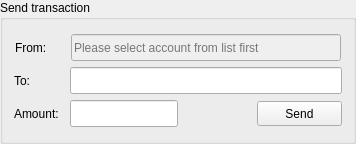
                 <widget class="QGroupBox" name="sendTxGpBox">
                  <property name="minimumSize">
                   <size>
                    <width>315</width>
                    <height>0</height>
                   </size>
                  </property>
                  <property name="title">
                   <string>Send transaction</string>
                  </property>
                  <layout class="QVBoxLayout" name="verticalLayout_29">
                   <item>
                    <layout class="QVBoxLayout" name="verticalLayout_28">
                     <property name="spacing">
                      <number>6</number>
                     </property>
                     <property name="topMargin">
                      <number>3</number>
                     </property>
                     <property name="bottomMargin">
                      <number>3</number>
                     </property>
                     <item>
                      <layout class="QHBoxLayout" name="horizontalLayout_31">
                       <property name="leftMargin">
                        <number>1</number>
                       </property>
                       <property name="rightMargin">
                        <number>1</number>
                       </property>
                       <item>
                        <widget class="QLabel" name="fromHintLabel">
                         <property name="minimumSize">
                          <size>
                           <width>50</width>
                           <height>25</height>
                          </size>
                         </property>
                         <property name="maximumSize">
                          <size>
                           <width>50</width>
                           <height>25</height>
                          </size>
                         </property>
                         <property name="text">
                          <string>From:</string>
                         </property>
                        </widget>
                       </item>
                       <item>
                        <widget class="QLineEdit" name="sendTxFromLineEdit">
                         <property name="enabled">
                          <bool>false</bool>
                         </property>
                         <property name="minimumSize">
                          <size>
                           <width>270</width>
                           <height>27</height>
                          </size>
                         </property>
                         <property name="placeholderText">
                          <string>Please select account from list first</string>
                         </property>
                        </widget>
                       </item>
                      </layout>
                     </item>
                     <item>
                      <layout class="QHBoxLayout" name="horizontalLayout_33">
                       <item>
                        <widget class="QLabel" name="toHintLabel">
                         <property name="minimumSize">
                          <size>
                           <width>50</width>
                           <height>25</height>
                          </size>
                         </property>
                         <property name="maximumSize">
                          <size>
                           <width>50</width>
                           <height>25</height>
                          </size>
                         </property>
                         <property name="text">
                          <string>To:</string>
                         </property>
                        </widget>
                       </item>
                       <item>
                        <widget class="QLineEdit" name="sendTxToLineEdit">
                         <property name="minimumSize">
                          <size>
                           <width>0</width>
                           <height>27</height>
                          </size>
                         </property>
                        </widget>
                       </item>
                      </layout>
                     </item>
                     <item>
                      <layout class="QHBoxLayout" name="horizontalLayout_34">
                       <item>
                        <widget class="QLabel" name="amountHintLabel">
                         <property name="minimumSize">
                          <size>
                           <width>50</width>
                           <height>25</height>
                          </size>
                         </property>
                         <property name="maximumSize">
                          <size>
                           <width>50</width>
                           <height>25</height>
                          </size>
                         </property>
                         <property name="text">
                          <string>Amount:</string>
                         </property>
                        </widget>
                       </item>
                       <item>
                        <widget class="QLineEdit" name="sendTxAmtLineEdit">
                         <property name="minimumSize">
                          <size>
                           <width>0</width>
                           <height>27</height>
                          </size>
                         </property>
                        </widget>
                       </item>
                       <item>
                        <spacer name="horizontalSpacer_44">
                         <property name="orientation">
                          <enum>Qt::Horizontal</enum>
                         </property>
                         <property name="sizeHint" stdset="0">
                          <size>
                           <width>60</width>
                           <height>20</height>
                          </size>
                         </property>
                        </spacer>
                       </item>
                       <item>
                        <widget class="QPushButton" name="sendTxBtn">
                         <property name="minimumSize">
                          <size>
                           <width>85</width>
                           <height>25</height>
                          </size>
                         </property>
                         <property name="text">
                          <string>Send</string>
                         </property>
                        </widget>
                       </item>
                      </layout>
                     </item>
                    </layout>
                   </item>
                  </layout>
                 </widget>
